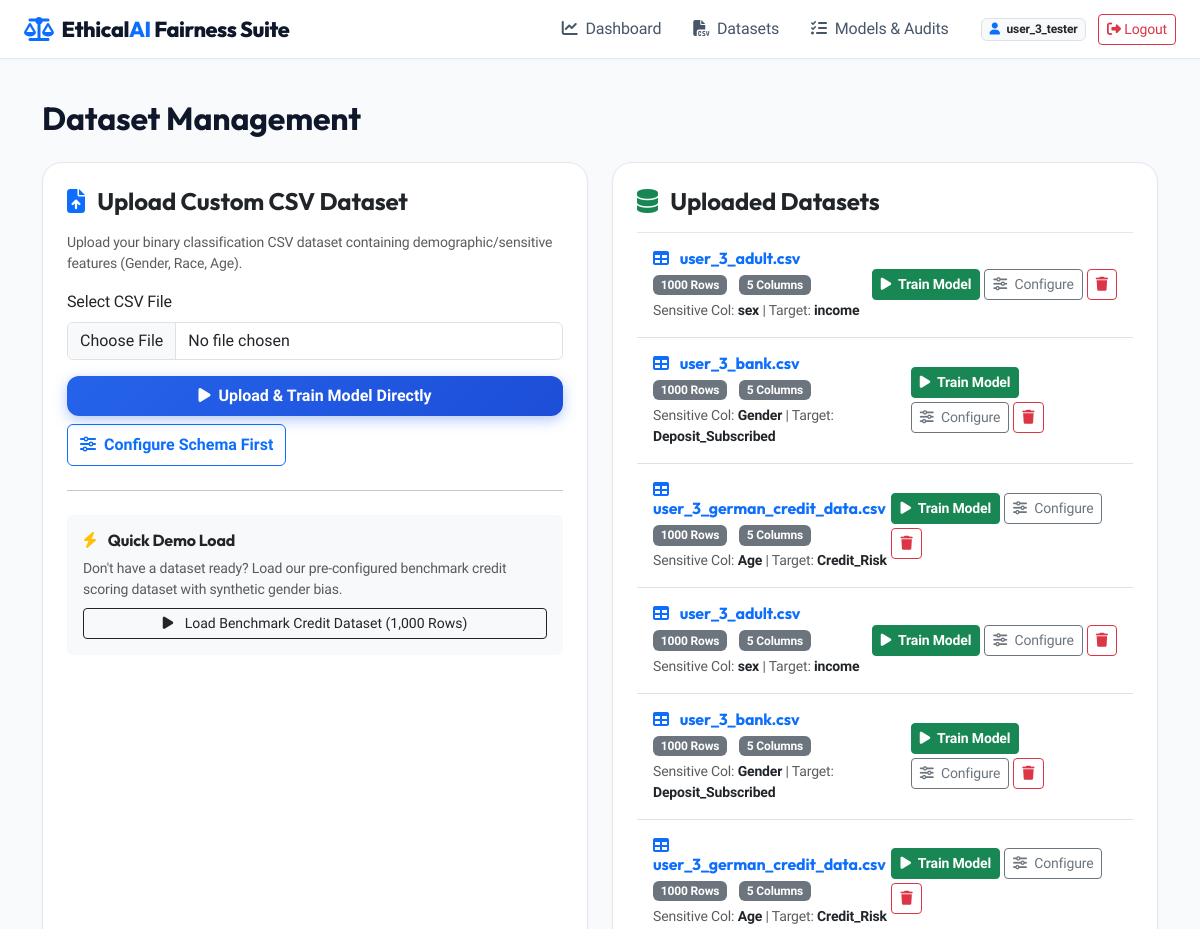
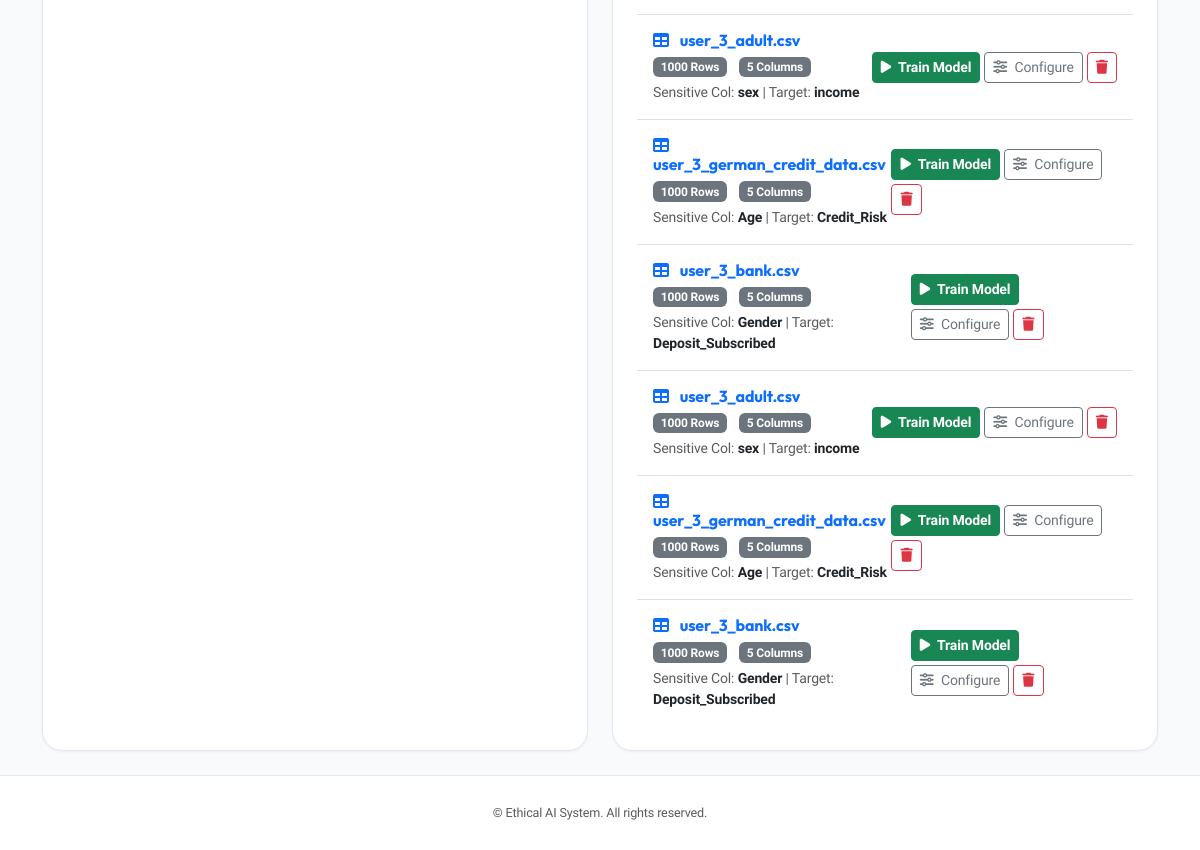
The app's page /upload (signed in) with its own data (2 pictures, top to bottom).
### tables this page shows
CREATE TABLE datasets (
    id INTEGER PRIMARY KEY AUTOINCREMENT,
    user_id INTEGER NOT NULL,
    filename VARCHAR(255) NOT NULL,
    filepath VARCHAR(255) NOT NULL,
    row_count INTEGER DEFAULT 0,
    column_count INTEGER DEFAULT 0,
    target_column VARCHAR(100),
    sensitive_column VARCHAR(100),
    privileged_group VARCHAR(100),
    unprivileged_group VARCHAR(100),
    uploaded_at TIMESTAMP DEFAULT CURRENT_TIMESTAMP, csv_content TEXT,
    FOREIGN KEY (user_id) REFERENCES users(id) ON DELETE CASCADE
);

### app.py (the view)
@app.route('/upload')
@login_required
def upload_page():
    datasets = get_user_datasets(session['user_id'])
    return render_template('upload.html', datasets=datasets)

### app.py (called while the page is built)
def login_required(f):
    from functools import wraps
    @wraps(f)
    def decorated_function(*args, **kwargs):
        if 'user_id' not in session:
            flash('Please log in to access this page.', 'warning')
            return redirect(url_for('login_page'))
        return f(*args, **kwargs)
    return decorated_function

### models/auth.py (called while the page is built)
def get_db_connection():
    conn = sqlite3.connect(Config.DATABASE_PATH, timeout=30.0)
    conn.row_factory = sqlite3.Row
    return conn

### models/dataset_manager.py (called while the page is built)
def get_user_datasets(user_id):
    conn = get_db_connection()
    cursor = conn.cursor()
    cursor.execute("SELECT * FROM datasets WHERE user_id = ? ORDER BY uploaded_at DESC", (user_id,))
    datasets = cursor.fetchall()
    conn.close()
    return [dict(d) for d in datasets]

### templates/upload.html (shortened to what this page needs)
{% extends "base.html" %}
{% block content %}
<div class="container py-4">
    <h2 class="fw-bold mb-4">Dataset Management</h2>
    <div class="row g-4">
        <div class="col-md-6">
            <div class="card card-custom p-4 h-100">
                <h4 class="fw-bold mb-3"><i class="fa-solid fa-file-arrow-up text-primary me-2"></i> Upload Custom CSV Dataset</h4>
                <p class="text-muted small">Upload your binary classification CSV dataset containing demographic/sensitive features (Gender, Race, Age).</p>
                <form action="{{ url_for('upload_file') }}" method="POST" enctype="multipart/form-data">
                    <div class="mb-3">
                        <label class="form-label font-weight-bold">Select CSV File</label>
                        <input type="file" name="file" class="form-control" accept=".csv" required>
                    </div>
                    <div class="d-flex gap-2 flex-wrap">
                        <button type="submit" name="action" value="train" class="btn btn-primary-custom flex-grow-1 py-2 fw-bold">
                            <i class="fa-solid fa-play me-1"></i> Upload &amp; Train Model Directly
                        </button>
                        <button type="submit" name="action" value="configure" class="btn btn-outline-primary py-2 fw-bold">
                            <i class="fa-solid fa-sliders me-1"></i> Configure Schema First
                        </button>
                    </div>
                </form>
                <hr class="my-4">
                <div class="bg-light p-3 rounded">
                    <h6 class="fw-bold mb-2"><i class="fa-solid fa-bolt text-warning me-2"></i> Quick Demo Load</h6>
                    <p class="small text-muted mb-2">Don't have a dataset ready? Load our pre-configured benchmark credit scoring dataset with synthetic gender bias.</p>
                    <form action="{{ url_for('load_sample_dataset') }}" method="POST">
                        <button type="submit" class="btn btn-sm btn-outline-dark w-100"><i class="fa-solid fa-play me-2"></i> Load Benchmark Credit Dataset (1,000 Rows)</button>
                    </form>
                </div>
            </div>
        </div>
        <div class="col-md-6">
            <div class="card card-custom p-4 h-100">
                <h4 class="fw-bold mb-3"><i class="fa-solid fa-database text-success me-2"></i> Uploaded Datasets</h4>
                {% if datasets %}
                    <ul class="list-group list-group-flush">
                        {% for ds in datasets %}
                            <li class="list-group-item d-flex justify-content-between align-items-center bg-transparent py-3">
                                <div>
                                    <h6 class="mb-1 fw-bold text-primary"><i class="fa-solid fa-table me-2"></i> {{ ds.filename }}</h6>
                                    <span class="badge bg-secondary me-2">{{ ds.row_count }} Rows</span>
                                    <span class="badge bg-secondary me-2">{{ ds.column_count }} Columns</span>
                                    <div class="small text-muted mt-1">
                                        Sensitive Col: <span class="fw-bold text-dark">{{ ds.sensitive_column or 'Not Set' }}</span> |
                                        Target: <span class="fw-bold text-dark">{{ ds.target_column or 'Not Set' }}</span>
                                    </div>
                                </div>
                                <div class="d-flex gap-1 align-items-center flex-wrap">
                                    <a href="{{ url_for('train_page', dataset_id=ds.id) }}" class="btn btn-sm btn-success fw-bold" title="Train model directly">
                                        <i class="fa-solid fa-play me-1"></i> Train Model
                                    </a>
                                    <a href="{{ url_for('preprocess_page', dataset_id=ds.id) }}" class="btn btn-sm btn-outline-secondary" title="Configure columns">
                                        <i class="fa-solid fa-sliders me-1"></i> Configure
                                    </a>
                                    <button class="btn btn-sm btn-outline-danger" title="Delete dataset" onclick="confirmDelete({{ ds.id }}, '{{ ds.filename|replace("'", "\\'") }}')">
                                        <i class="fa-solid fa-trash"></i>
                                    </button>
                                </div>
                            </li>
                        {% endfor %}
                    </ul>
                {% else %}
                    <div class="text-center py-5 text-muted">
                        <i class="fa-solid fa-inbox fa-3x mb-3"></i>
                        <p>No datasets available. Upload a CSV or load the benchmark credit dataset.</p>
                    </div>
                {% endif %}
            </div>
        </div>
    </div>
</div>
{% endblock %}

### static/css/style.css (style rules this page uses)
:root { --primary-color: #2563eb; --primary-hover: #1d4ed8; --secondary-color: #475569; --accent-glow: rgba(37, 99, 235, 0.12); --success-color: #10b981; --warning-color: #f59e0b; --danger-color: #ef4444; --bg-gradient: #f8fafc; --card-bg: #ffffff; --card-border: #e2e8f0; --card-shadow: 0 1px 3px rgba(15, 23, 42, 0.05); }
body { font-family: 'Plus Jakarta Sans', system-ui, -apple-system, sans-serif; background: #f8fafc; color: #0f172a; min-height: 100vh; display: flex; flex-direction: column; letter-spacing: -0.01em; }
h1, h2, h3, h4, h5, h6, .hero-title, .navbar-brand { font-family: 'Outfit', sans-serif; }
.card-custom { background: var(--card-bg); border: 1px solid var(--card-border); border-radius: 1.25rem; box-shadow: var(--card-shadow); transition: transform 0.25s ease, box-shadow 0.25s ease, border-color 0.25s ease; }
.btn-primary-custom { background: linear-gradient(135deg, #2563eb 0%, #1d4ed8 100%); color: white; border: none; padding: 0.65rem 1.5rem; border-radius: 0.75rem; font-weight: 700; box-shadow: 0 4px 14px rgba(37, 99, 235, 0.35); transition: all 0.25s cubic-bezier(0.4, 0, 0.2, 1); }

### records on screen
datasets: filename "user_3_adult.csv", row_count "1000", column_count "5", sensitive_column "sex", target_column "income"
datasets: filename "user_3_bank.csv", row_count "1000", column_count "5", sensitive_column "Gender", target_column "Deposit_Subscribed"
datasets: filename "user_3_german_credit_data.csv", row_count "1000", column_count "5", sensitive_column "Age", target_column "Credit_Risk"
datasets: filename "user_3_adult.csv", row_count "1000", column_count "5", sensitive_column "sex", target_column "income"
datasets: filename "user_3_bank.csv", row_count "1000", column_count "5", sensitive_column "Gender", target_column "Deposit_Subscribed"
datasets: filename "user_3_german_credit_data.csv", row_count "1000", column_count "5", sensitive_column "Age", target_column "Credit_Risk"
datasets: filename "user_3_adult.csv", row_count "1000", column_count "5", sensitive_column "sex", target_column "income"
datasets: filename "user_3_german_credit_data.csv", row_count "1000", column_count "5", sensitive_column "Age", target_column "Credit_Risk"
datasets: filename "user_3_bank.csv", row_count "1000", column_count "5", sensitive_column "Gender", target_column "Deposit_Subscribed"
datasets: filename "user_3_adult.csv", row_count "1000", column_count "5", sensitive_column "sex", target_column "income"
datasets: filename "user_3_german_credit_data.csv", row_count "1000", column_count "5", sensitive_column "Age", target_column "Credit_Risk"
datasets: filename "user_3_bank.csv", row_count "1000", column_count "5", sensitive_column "Gender", target_column "Deposit_Subscribed"

### other values on screen
{{ session.username }} "user_3_tester"
